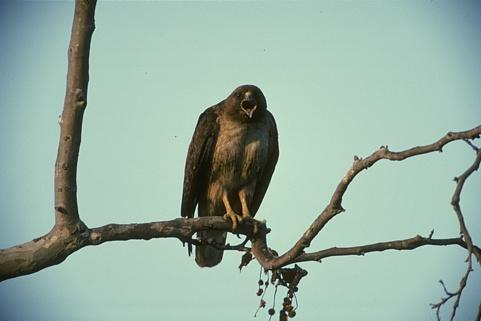
#> input picture Img-edges-Segmentation/Data/eagle.jpg, 481 x 321 px
$ jupyter execute --allow-errors notebook.ipynb
#> lines starting #> are read from the running program, lines starting #| are printed output that depends on the picture; after the words box and inside, x2 and y2 are one past the last pixel; in counts of white or black regions, pixels touching at a corner belong together
<h1 align=center style="line-height:200%;font-family:vazir;color:#0099cc">
<font face="vazir" color="#0099cc">
لبه قطعه‌ها
</font>
</h1>

<h2 align=right style="line-height:200%;font-family:vazir;color:#0099cc">
<font face="vazir" color="#0099cc">
مقدمه
</font>
</h2>

<p dir=rtl style="direction: rtl;text-align: right;line-height:200%;font-family:vazir;font-size:medium">
<font face="vazir" size=3>
در این تمرین قصد داریم تا با استفاده از لبه‌یابی، قطعه بندی را انجام دهیم. در ادامه با بخش های مختلف تمرین آشنا خواهیم شد.
</font>
</p>

[cell 1]
import cv2
import numpy as np
import matplotlib.pyplot as plt

<h3 align=right style="line-height:200%;font-family:vazir;color:#0099cc">
<font face="vazir" color="#0099cc">
مرحله اول: وارد کردن تصویر
</font>
</h3>

<p dir=rtl style="direction: rtl;text-align: right;line-height:200%;font-family:vazir;font-size:medium">
<font face="vazir" size=3>
ابتدا تصویر زیر را بصورت خاکستری بخوانید.
<br>
Data/eagle.jpg
</font>
</p>

[cell 2]
img = cv2.imread('Data/eagle.jpg', cv2.IMREAD_GRAYSCALE)
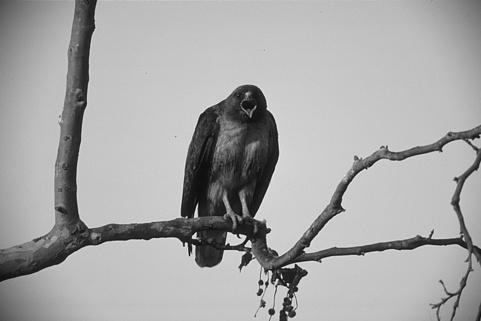
#> img: shape (321, 481); min 1, max 248, mean 166.6

<h3 align=right style="line-height:200%;font-family:vazir;color:#0099cc">
<font face="vazir" color="#0099cc">
مرحله دوم: لبه‌یابی به عنوان پیش‌پردازش
</font>
</h3>

<p dir=rtl style="direction: rtl;text-align: right;line-height:200%;font-family:vazir;font-size:medium">
<font face="vazir" size=3>
در این مرحله روی تصویر یک فاز تیزسازی باید انجام دهید. به ازای یکی از فیلترهای معرفی شده این عملیات را انجام دهید.
<br>
 حتما خروجی این بخش را نمایش دهید تا ببنید در اثر اعمال تیزسازی تصویر چگونه تغییر خواهد کرد.
</font>
</p>

[cell 3]
laplacian_kernel = np.array([[0, -1, 0],
                [-1, 4, -1],
                [0, -1, 0]])
sharp_mask = cv2.filter2D(img, -1, laplacian_kernel)
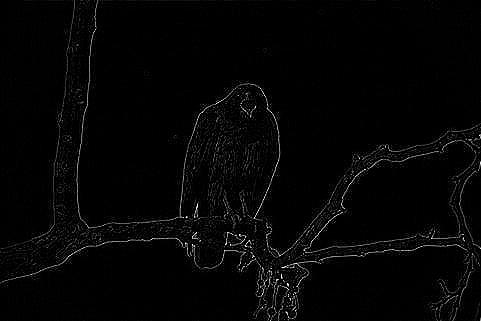
#> sharp_mask: shape (321, 481); min 0, max 255, mean 5
sharp_mask = cv2.convertScaleAbs(sharp_mask)
plt.imshow(sharp_mask, cmap='gray')
plt.show()

-<h3 align=right style="line-height:200%;font-family:vazir;color:#0099cc">
<font face="vazir" color="#0099cc">
مرحله سوم: قطعه‌بندی
</font>
</h3>

<p dir=rtl style="direction: rtl;text-align: right;line-height:200%;font-family:vazir;font-size:medium">
<font face="vazir" size=3>
حال بر روی تصویری که تیزسازی را بر روی آن انجام دادید باید قطعه‌بندی را انجام دهید.
</font>
</p>

[cell 4]
_, thresh = cv2.threshold(sharp_mask, 0, 255, cv2.THRESH_BINARY + cv2.THRESH_OTSU)
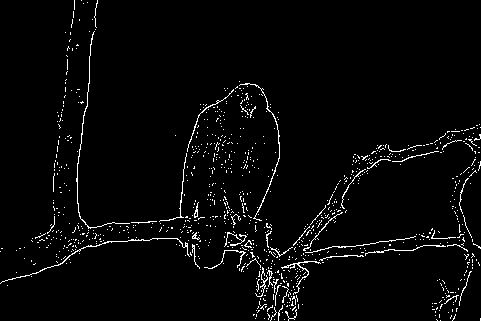
#> thresh: shape (321, 481); 3% white in thin lines or dots

<h3 align=right style="line-height:200%;font-family:vazir;color:#0099cc">
<font face="vazir" color="#0099cc">
مرحله چهارم: قطعه‌بندی
</font>
</h3>

<p dir=rtl style="direction: rtl;text-align: right;line-height:200%;font-family:vazir;font-size:medium">
<font face="vazir" size=3>
    در این مرحله باید قطعه‌بندی خود را نهایی کنید.
    <br>
    دقت کنید که حتما تصویر قطعه‌بندی شده دارای پیش‌زمینه <b>سفید</b> باشد و قطعات شما با مرز <b>سیاه</b> از همدیگر جدا شده باشند.
</font>
</p>

[cell 5]
contours, _ = cv2.findContours(thresh, cv2.RETR_EXTERNAL, cv2.CHAIN_APPROX_SIMPLE)
#> contours = 930 contours, 923 with area under 20; largest, box (x1, y1, x2, y2) and area: (0, 238, 190, 284) 54, (281, 261, 321, 295) 41, (239, 83, 280, 221) 40, (76, 31, 130, 229) 29, (187, 89, 234, 152) 26, (194, 202, 199, 218) 21, (224, 232, 247, 247) 20
image_segment = np.zeros(img.shape, np.uint8)
cv2.drawContours(image_segment, contours, -1, 255, 2)
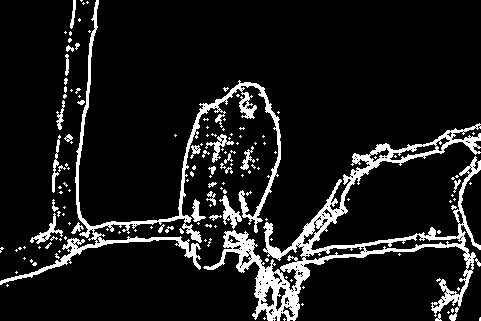
#> image_segment: shape (321, 481); 10.3% white; 148 white regions (116 under 20 px), largest, box (x1, y1, x2, y2) and area: (203, 123, 481, 321) 8244, (0, 0, 281, 285) 4588, (219, 195, 242, 229) 285
sg = 255 - image_segment
plt.imshow(sg, cmap='gray')
plt.show()

<h3 align=right style="line-height:200%;font-family:vazir;color:#0099cc">
<font face="vazir" color="#0099cc">
مرحله پنجم: ذخیره‌سازی
</font>
</h3>

<p dir=rtl style="direction: rtl;text-align: right;line-height:200%;font-family:vazir;font-size:medium">
<font face="vazir" size=3>
در این مرحله تصویر قطعه‌بندی شده نهایی را با فایلی به نام زیر ذخیره کنید:
    <br>
    segmented_eagle.jpg
</font>
</p>

[cell 6]
cv2.imwrite('segmented_eagle.jpg', sg)
#> Out = True

<h3 align=right style="line-height:200%;font-family:vazir;color:#0099cc">
<font face="vazir" color="#0099cc">
مرحله پنجم: سلول جواب‌ساز
</font>
</h3>

<p dir=rtl style="direction: rtl;text-align: right;line-height:200%;font-family:vazir;font-size:medium">
<font face="vazir" size=3>
بدون هیچگونه تغییری، این سلول را اجرا کنید تا فایل پاسخ شما آماده شود.
</font>
</p>

[cell 7]
import zipfile

def compress(file_names):
    print("File Paths:")
    print(file_names)
    # Select the compression mode ZIP_DEFLATED for compression
    # or zipfile.ZIP_STORED to just store the file
    compression = zipfile.ZIP_DEFLATED
    # create the zip file first parameter path/name, second mode
    with zipfile.ZipFile("result.zip", mode="w") as zf:
        for file_name in file_names:
            # Add file to the zip file
            # first parameter file to zip, second filename in zip
            zf.write('./' + file_name, file_name, compress_type=compression)


file_names = ["notebook.ipynb", "segmented_eagle.jpg"]
#> (the rest of this cell did not finish here and is left out)
